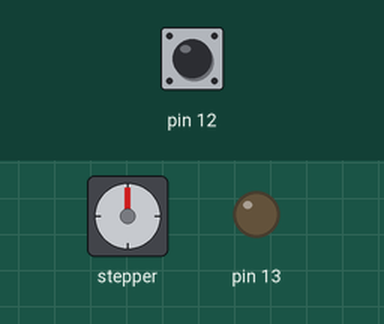
Bench run of a sketch on a simulated Arduino Uno, built with avr-gcc and run on an emulated ATmega328P. Parts: stepper motor, output pins drawn as LEDs (lit = HIGH). Dashed ring = blinking. Inputs (shaded band) come from the test bench; at power-on: pin 12 HIGH. Stepper angles assume 200 steps per turn.

Above: at 1.2 s.
1.3 s: pin 12 pulled LOW for 0.15 s
At 1.45 s:
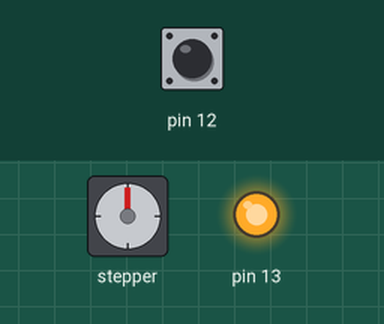
3.7 s: pin 12 pulled LOW for 1 s
At 4.5 s:
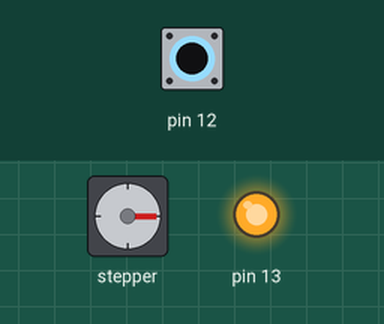
6.7 s: pin 12 pulled LOW for 3.2 s
At 10.05 s:
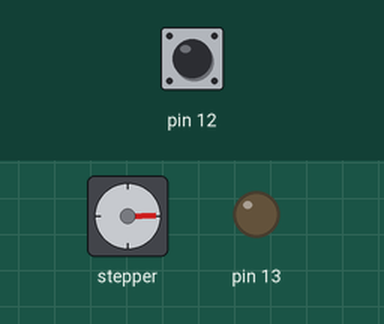
11.8 s: pin 12 pulsed LOW 5 times (0.12 s each, 0.3 s apart)
At 12.25 s:
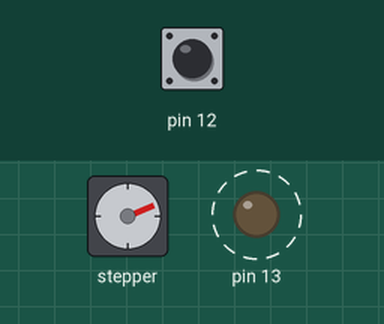
Timing chart, 0 to 15.2 s (numbered marks = the images above; inputs shaded):
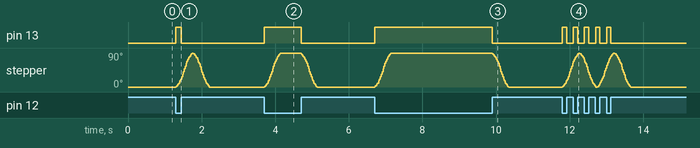

The sketch:

Spraycan_Actuator.ino
```cpp
// Spraycan Actuator
//
// Turn Stepper motor to drive spray can when input pullup is active
//

#include <AccelStepper.h>

// Define stepper motor connections and motor interface type. Motor interface type must be set to 1 when using a driver:
#define dirPin 2
#define stepPin 3
#define motorInterfaceType 1

boolean isDown = false;

int upPos = 0;
int downPos = 50;

int nextPos = upPos;

// Create a new instance of the AccelStepper class:
AccelStepper stepper = AccelStepper(motorInterfaceType, stepPin, dirPin);

void setup()
{
  pinMode(12, INPUT_PULLUP);
  pinMode(13, OUTPUT);
	stepper.setMaxSpeed(1000);
	stepper.setAcceleration(800);
}

void loop()
{

   //read the pushbutton value into a variable
  int sensorVal = digitalRead(12);

  // Keep in mind the pull-up means the pushbutton's logic is inverted. It goes
  // HIGH when it's open, and LOW when it's pressed. Turn on pin 13 when the
  // button's pressed, and off when it's not:
  if (sensorVal == HIGH) {
    digitalWrite(13, LOW);
  } else {
    digitalWrite(13, HIGH);
  }

  // Turn can on or off depending on input pullup value
  if (stepper.distanceToGo() == 0)
  {
    if (sensorVal == HIGH) {
      stepper.moveTo(upPos);
      isDown = false;
    } else {
      stepper.moveTo(downPos);
      isDown = true;
    }
  }
  stepper.run();
  delay(1);
}
```

Measured:
- after the input at 1.3 s, pin 13: LOW → HIGH at once, → LOW 0.15 s later; stepper: turns 90° clockwise in 0.44 s, then 90° counter-clockwise in 0.44 s
- after the input at 3.7 s, pin 13: LOW → HIGH at once, → LOW 1.0 s later; stepper: turns 90° clockwise in 0.44 s, then 90° counter-clockwise in 0.44 s
- after the input at 6.7 s, pin 13: LOW → HIGH at once, → LOW 3.2 s later; stepper: turns 90° clockwise in 0.44 s, then 90° counter-clockwise in 0.44 s
- after the input at 11.8 s, pin 13: alternates HIGH for 0.12 s and LOW for 0.18 s, 10 changes in all, then stays LOW, starting at once; stepper: turns 90° clockwise in 0.44 s, then 90° counter-clockwise in 0.44 s, then 90° clockwise in 0.44 s, then 90° counter-clockwise in 0.44 s
